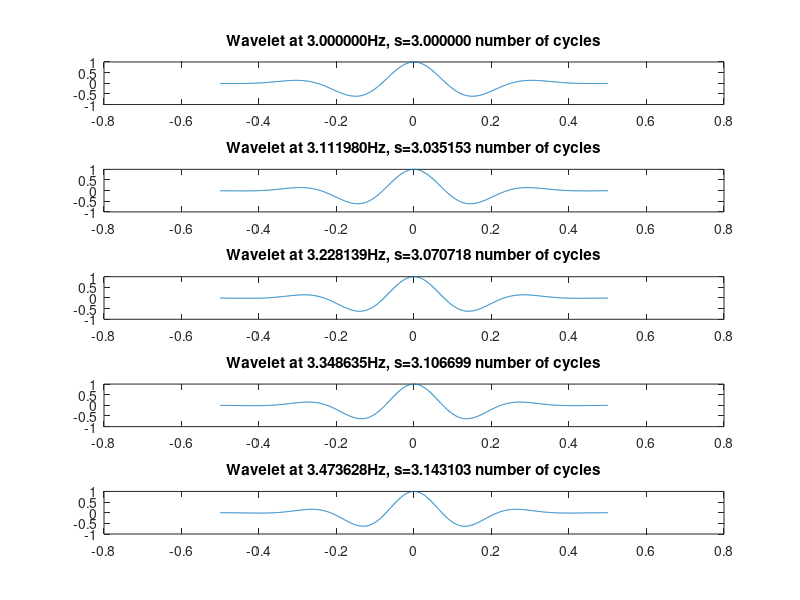

Reproduce this figure in MATLAB. (Note: this script raises an error after producing the figure.)
%% Step 1: Get Signal

%initialize variables
srate = 1000; % 1,000Hz
% -500:0 baseline, 1:500 sample, 501:1310 delay (all in ms)
wavelet_time = -.5:1/srate:.5; % in seconds 
min_freq =  3;
max_freq = 235;
num_frex = 120;
frex = logspace(log10(min_freq),log10(max_freq),num_frex);
s    = logspace(log10(3),log10(12),num_frex)./(2*pi*frex); %width of gaussian

%% Check wavelets to ensure they taper to 0 at either end

% make wavelet
for fi=1:num_frex
    wavelet(fi,:) = exp(2*1i*pi*frex(fi).*wavelet_time) .* exp(-wavelet_time.^2./(2*(s(fi)^2)));
end

% now plot wavelets in groups of 10 at a time..
figure
for fi=1:5
    subplot(5,1,fi)
    plot(wavelet_time,real(wavelet(fi,:)))
    title(sprintf('Wavelet at %fHz, s=%f number of cycles',frex(fi),s(fi)*(2*pi*frex(fi))));
end


%% check the frequency representation of the wavelets

figure(5), clf

% hz vector
hz = linspace(0,srate/2,floor(length(wavtime)/2)-1);

for fi=1:nFrex
    
    % create wavelet
    cmw = exp(  2*1i*pi*frex(fi)*wavtime - (wavtime.^2)/(2*s(fi)^2) );
    cmwX = fft(cmw,nConv);
    
    % plot wavelet and its power spectrum
    subplot(211), plot(real(cmw))
    subplot(212), plot(hz,2*abs(cmwX(1:length(hz))));
    
    title([ 'Frequency = ' num2str(frex(fi)) ])
    set(gca,'xlim',[0 80])
    pause % only the user can continue
end



%% Time-frequency decomposition via chronux
%load monkey data
load('mGoodStableRule1PingRej-split_by_Day_BehResp_and_Chan.mat') 
mwindow = 0.5; %in seconds
%allow for a step size with 75% overlap
movingwin=[mwindow mwindow*.05]; % set the moving window dimensions, 500ms window 50ms step
params.Fs=1000; % sampling frequency
params.fpass=[3 60]; % frequency of interest
params.tapers=[5 9]; % tapers
params.trialave=1; % average over trials
params.err=0; % no error computation

%initialize all variables
i=1; %day 1
j=1; %resp 1
k=1; %chan 1
l=1; %trial 1
resp = fieldnames(monkey(1).day(1));
monkeyTime = -500:1:1310; %total trial time (ms)
times2save = -500+(movingwin(1)*1000)/2-1:movingwin(2)*1000:1310-(movingwin(1)*1000)/2; 
%allows room for half of time_window on front & back

% define baseline period
baselinetime = [ -400 -100 ]; % in ms

% convert baseline window time to indices
[~,baselineidx(1)]=min(abs(times2save-baselinetime(1)));
[~,baselineidx(2)]=min(abs(times2save-baselinetime(2)));

chan = fieldnames(monkey(1).day(i).(resp{j}));
chan_combo = combnk(chan,2); %all chan combinations
size(chan_combo,1); %total number of combinations
%pull out channel combination
data1 = monkey(1).day(i).(resp{j}).(chan_combo{k,1});
data2 = monkey(1).day(i).(resp{j}).(chan_combo{k,2});

%compute coherence (S1 & S2 only hold the power, not analytic signal)
[C,phi,S12,S1,S2,t,f] = cohgramc(data1',data2',movingwin,params);

% dB-baseline corrected
baseline_power = mean(S1(baselineidx(1):baselineidx(2),:,:),1);
dbconverted = 10*log10( bsxfun(@rdivide,S1,baseline_power));

zmin = mean(dbconverted(:)) - 2*std(dbconverted(:));
zmax = mean(dbconverted(:)) + 2*std(dbconverted(:));
zrange = round((zmax - zmin)/2);

%now plot, need baseline corrected dB code
% x = 1 x samples
% y = 1 x frequencies
% z = frequencies x samples
% contourf(x,y,z,...)
W_ = params.tapers(1)/movingwin(1);
figure
contourf(t,f,dbconverted','linecolor','none')
set(gca,'ytick',round(logspace(log10(f(1)),log10(f(end)),10)*100)/100,'yscale','log','clim',[-zrange zrange])
% set(gca,'xlim',[monkeyTime(1) monkeyTime(end)])
xlabel('Time (ms)'), ylabel('Frequency (Hz)')
title(sprintf('Power via multitaper from Monkey %d, Day %d, Resp %s, Channel %s\n W = %dHz, moving window = %dms, step = %dms',i,day(i),resp{j},chan_combo{k,1},W_,movingwin(1)*1000,movingwin(2)*1000));
cbar = colorbar; set(get(cbar,'label'),'string','dB change from baseline');   
%title(sprintf('%s\n', labels{:}))

[P,T,F]=mtspecgramc(Correct.area8B,movingwin,params);
subplot(2,6,2)
imagesc(T,F,10*log10(P)) %Plot power in dB
axis xy; title('Frontal 8B'); xlabel('Time(s)'); ylabel('Freq (Hz)'); colormap jet; colorbar;

%other plot
plot_matrix(P,T,F); xlabel([]); % plot spectrogram
%caxis([8 28]); 
colorbar;
set(gca,'FontName','Times New Roman','Fontsize', 14);
title({['LFP 1,  W=' num2str(params.tapers(1)/movingwin(1)) 'Hz']; ['moving window = ' num2str(movingwin(1)) 's, step = ' num2str(movingwin(2)) 's']});
ylabel('frequency Hz');

%contour plot
contourf(times2save,frex,squeeze(mi(i,:,:))-repmat(mean(mi(i,:,baseidx(1):baseidx(2)),3)',1,length(times2save)),40,'linecolor','none')
set(gca,'clim',[-.075 .075],'yscale','log','ytick',round(logspace(log10(frex(1)),log10(frex(end)),6)))
xlabel('Time (ms)'), ylabel('Frequency (Hz)'), title('MI Based on Power')
c = colorbar; set(get(c,'label'),'string','MI (baseline subtracted)');    

%% Time-frequency decomposition via wavelets
%load monkey data
